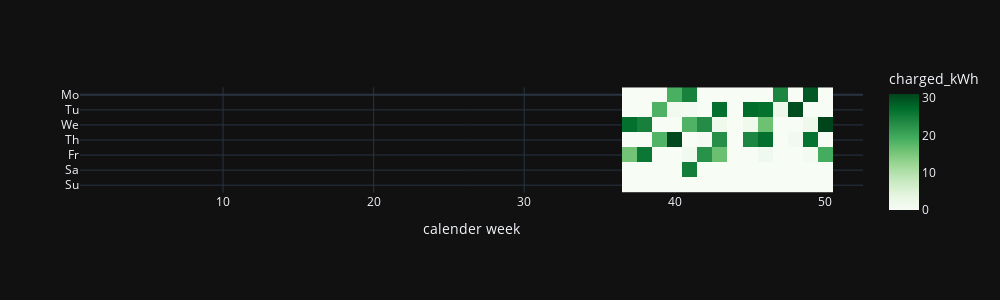

Source (notebook cell):
### Code cell
fig = px.imshow(wks, labels={"x": "calender week", "y": "", "color": "charged_kWh"},
                color_continuous_scale='Greens', width=1000, height=300)
fig.update_layout(yaxis = {"tickmode": 'array',
                           "tickvals": [ 0,    1,    2,    3,    4,    5,    6  ],
                           "ticktext": ['Mo', 'Tu', 'We', 'Th', 'Fr', 'Sa', 'Su']})
fig.show()

### Figure 1 — Plotly figure (JSON) as saved in the notebook; plotly's stock layout.template omitted (floating-point values rounded to 4 significant figures; data arrays with more than 128 entries replaced by an {"elided": "..."} marker saying what was removed)
{"data": [{"coloraxis": "coloraxis", "hovertemplate": "calender week: %{x}<br>y: %{y}<br>charged_kWh: %{z}<extra></extra>", "name": "0", "type": "heatmap", "x": [1, 2, 3, 4, 5, 6, 7, 8, 9, 10, 11, 12, 13, 14, 15, 16, 17, 18, 19, 20, 21, 22, 23, 24, 25, 26, 27, 28, 29, 30, 31, 32, 33, 34, 35, 36, 37, 38, 39, 40, 41, 42, 43, 44, 45, 46, 47, 48, 49, 50, 51, 52], "xaxis": "x", "y": [0, 1, 2, 3, 4, 5, 6], "yaxis": "y", "z": {"elided": "7x52 float values"}}], "layout": {"coloraxis": {"colorbar": {"title": {"text": "charged_kWh"}}, "colorscale": [[0, "rgb(247,252,245)"], [0.125, "rgb(229,245,224)"], [0.25, "rgb(199,233,192)"], [0.375, "rgb(161,217,155)"], [0.5, "rgb(116,196,118)"], [0.625, "rgb(65,171,93)"], [0.75, "rgb(35,139,69)"], [0.875, "rgb(0,109,44)"], [1, "rgb(0,68,27)"]]}, "height": 300, "margin": {"t": 60}, "width": 1000, "xaxis": {"anchor": "y", "constrain": "domain", "domain": [0, 1], "scaleanchor": "y", "title": {"text": "calender week"}}, "yaxis": {"anchor": "x", "autorange": "reversed", "constrain": "domain", "domain": [0, 1], "tickmode": "array", "ticktext": ["Mo", "Tu", "We", "Th", "Fr", "Sa", "Su"], "tickvals": [0, 1, 2, 3, 4, 5, 6]}}}
